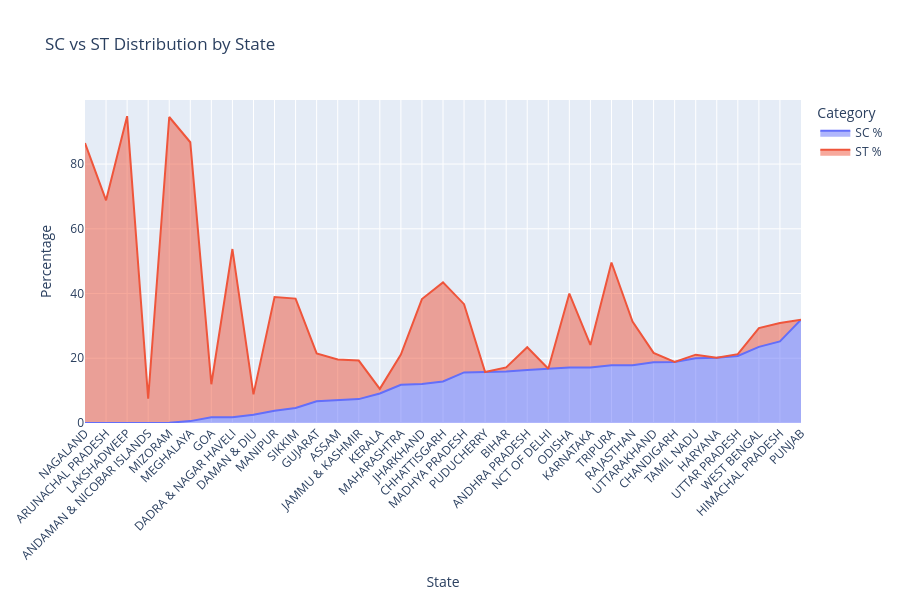

The code cell stored with this chart in its notebook:
### Code cell
df = df_states.copy()
df = df.sort_values('SC %')
df_long = df.melt(
    id_vars='Name',
    value_vars=['SC %', 'ST %'],
    var_name='Category',
    value_name='Percentage'
)
fig = px.area(
    df_long,
    x='Name',
    y='Percentage',
    color='Category',
    title='SC vs ST Distribution by State'
)
fig.update_layout(
    height=600,
    xaxis_tickangle=-45,
    xaxis_title='State',
    yaxis_title='Percentage'
)
chart8 = fig
chart8

### Figure 1 — Plotly figure (JSON) as saved in the notebook; plotly's stock layout.template omitted (floating-point values rounded to 4 significant figures)
{"data": [{"fillpattern": {"shape": ""}, "hovertemplate": "Category=SC %<br>Name=%{x}<br>Percentage=%{y}<extra></extra>", "legendgroup": "SC %", "line": {"color": "#636efa"}, "marker": {"symbol": "circle"}, "mode": "lines", "name": "SC %", "orientation": "v", "showlegend": true, "stackgroup": "1", "type": "scatter", "x": ["NAGALAND", "ARUNACHAL PRADESH", "LAKSHADWEEP", "ANDAMAN & NICOBAR ISLANDS", "MIZORAM", "MEGHALAYA", "GOA", "DADRA & NAGAR HAVELI", "DAMAN & DIU", "MANIPUR", "SIKKIM", "GUJARAT", "ASSAM", "JAMMU & KASHMIR", "KERALA", "MAHARASHTRA", "JHARKHAND", "CHHATTISGARH", "MADHYA PRADESH", "PUDUCHERRY", "BIHAR", "ANDHRA PRADESH", "NCT OF DELHI", "ODISHA", "KARNATAKA", "TRIPURA", "RAJASTHAN", "UTTARAKHAND", "CHANDIGARH", "TAMIL NADU", "HARYANA", "UTTAR PRADESH", "WEST BENGAL", "HIMACHAL PRADESH", "PUNJAB"], "xaxis": "x", "y": [0.0, 0.0, 0.0, 0.0, 0.11, 0.58, 1.74, 1.8, 2.52, 3.78, 4.63, 6.74, 7.15, 7.38, 9.1, 11.81, 12.08, 12.82, 15.62, 15.73, 15.91, 16.41, 16.75, 17.13, 17.15, 17.83, 17.83, 18.76, 18.86, 20.01, 20.17, 20.7, 23.51, 25.19, 31.94], "yaxis": "y"}, {"fillpattern": {"shape": ""}, "hovertemplate": "Category=ST %<br>Name=%{x}<br>Percentage=%{y}<extra></extra>", "legendgroup": "ST %", "line": {"color": "#EF553B"}, "marker": {"symbol": "circle"}, "mode": "lines", "name": "ST %", "orientation": "v", "showlegend": true, "stackgroup": "1", "type": "scatter", "x": ["NAGALAND", "ARUNACHAL PRADESH", "LAKSHADWEEP", "ANDAMAN & NICOBAR ISLANDS", "MIZORAM", "MEGHALAYA", "GOA", "DADRA & NAGAR HAVELI", "DAMAN & DIU", "MANIPUR", "SIKKIM", "GUJARAT", "ASSAM", "JAMMU & KASHMIR", "KERALA", "MAHARASHTRA", "JHARKHAND", "CHHATTISGARH", "MADHYA PRADESH", "PUDUCHERRY", "BIHAR", "ANDHRA PRADESH", "NCT OF DELHI", "ODISHA", "KARNATAKA", "TRIPURA", "RAJASTHAN", "UTTARAKHAND", "CHANDIGARH", "TAMIL NADU", "HARYANA", "UTTAR PRADESH", "WEST BENGAL", "HIMACHAL PRADESH", "PUNJAB"], "xaxis": "x", "y": [86.48, 68.79, 94.8, 7.5, 94.43, 86.15, 10.23, 51.95, 6.32, 35.12, 33.8, 14.75, 12.45, 11.91, 1.45, 9.35, 26.21, 30.62, 21.09, 0.0, 1.28, 7.0, 0.0, 22.85, 6.95, 31.76, 13.48, 2.89, 0.0, 1.1, 0.0, 0.57, 5.8, 5.71, 0.0], "yaxis": "y"}], "layout": {"height": 600, "legend": {"title": {"text": "Category"}, "tracegroupgap": 0}, "title": {"text": "SC vs ST Distribution by State"}, "xaxis": {"anchor": "y", "domain": [0, 1], "tickangle": -45, "title": {"text": "State"}}, "yaxis": {"anchor": "x", "domain": [0, 1], "title": {"text": "Percentage"}}}}
